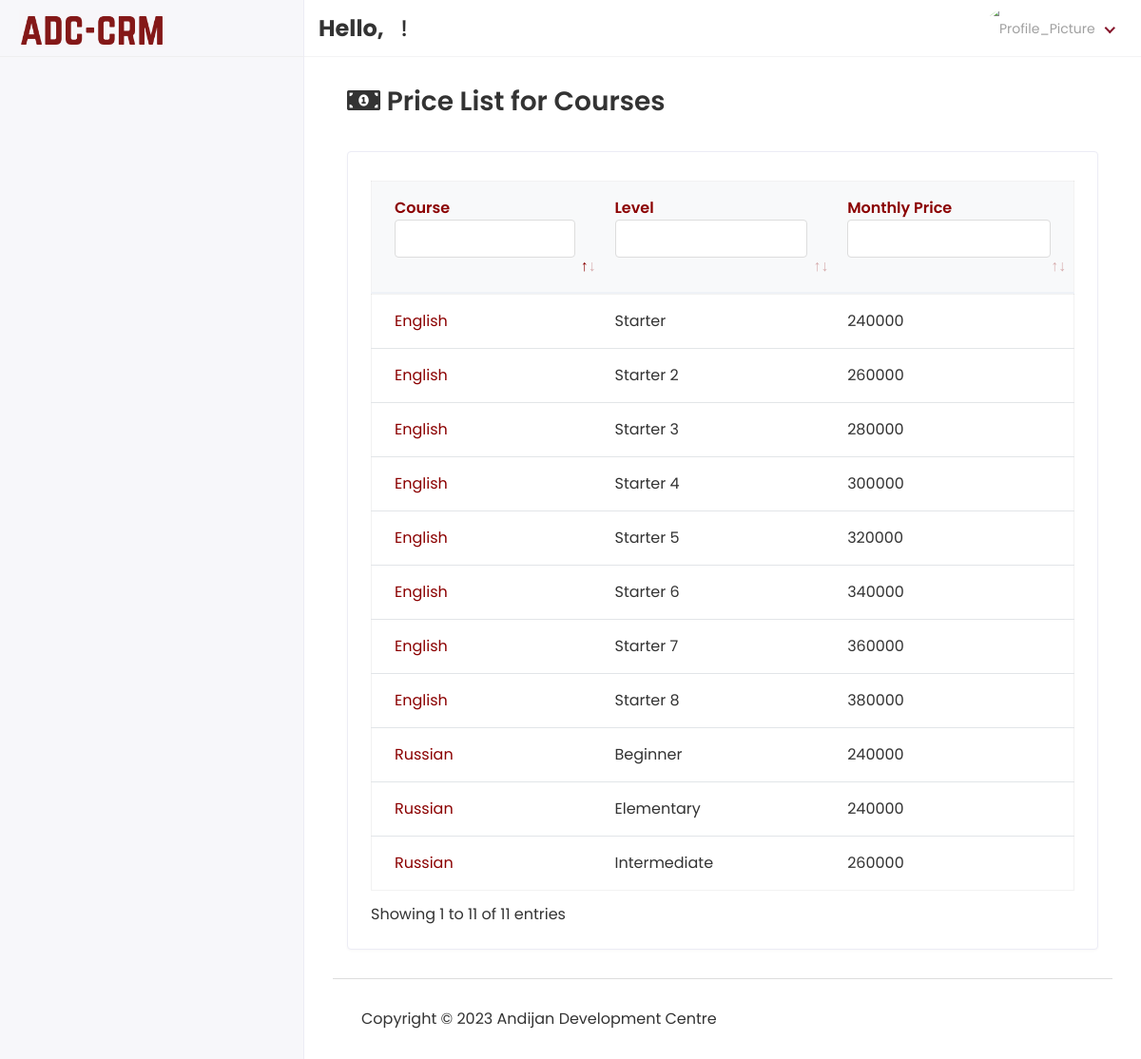
Screenshot of /Hod/Finance/Pricelist with the database file from the repository.
### app/models.py (models this page shows, shortened)
class PriceList(models.Model):
    course_name = models.CharField(max_length=255)
    course_level = models.CharField(max_length=255, blank=True, null=True)
    price = models.CharField(max_length=255)
    created_at = models.DateTimeField(auto_now_add=True)
    class Meta:
        verbose_name_plural = "Price List"

### ADC_school_project/Hod_Views.py (the view)
# urls.py: path('Hod/Finance/Pricelist', Hod_Views.PRICE_LIST, name="price_list"),
def PRICE_LIST(request):
    prices = PriceList.objects.all()
    context = {
        'prices': prices
    }
    return render(request, 'Hod/price_list.html', context)

### templates/Hod/price_list.html (shortened to what this page needs)
{% extends 'base.html' %}
{% block content %}
    <div class="content container-fluid">
               <div class="page-header">
                  <div class="row align-items-center">
                     <div class="col">
                        <h3 class="page-title"><i class="fas fa-money-bill-alt"></i> Price List for Courses</h3>
                     </div>
                  </div>
               </div>
               <div class="row">
                  <div class="col-sm-12">
                     <div class="card card-table">
                        <div class="card-body">
                           <div class="table-responsive table-hover">
                              <table class="data-table table" style="width: 100%; table-layout: auto;">
  <thead class="thead-light">
    <tr>
      <th style="color: darkred">Course</th>
        <th style="color: darkred"> Level</th>
      <th style="color: darkred">Monthly Price</th>
    </tr>
  </thead>
  <tbody>
    {% for price in prices %}
    <tr>
      <td style="color: darkred">
        {{ price.course_name }}
      </td>
        <td style="color: dark">
        {{ price.course_level }}
      </td>
      <td style="color: dark">{{ price.price }}</td>
    </tr>
{% endfor %}
  </tbody>
</table>
                           </div>
                        </div>
                     </div>
                  </div>
               </div>
            </div>
{% endblock %}

### static/assets/css/style.css (style rules this page uses)
html { height: 100%; }
body { background-color: #fff; color: #333; font-family: 'Poppins', sans-serif; font-size: 1rem; height: 100%; line-height: 1.5; overflow-x: hidden; }
h1, h2, h3, h4, h5, h6 { font-family: 'Poppins', sans-serif; margin-top: 0; }
.table { color: #333; max-width: 100%; margin-bottom: 0; width: 100%; }
.table.dataTable { border-collapse: collapse !important; border: 1px solid rgba(0, 0, 0, 0.05); }
.table thead tr th { font-weight: 600; }
.table tbody tr { border-bottom: 1px solid rgba(0, 0, 0, 0.05); }
.card-table .card-body .table > thead > tr > th { border-top: 0; }
.card-table .card-body .table tr td:first-child, .card-table .card-body .table tr th:first-child { padding-left: 1.5rem; }
.card-table .card-body .table tr td:last-child, .card-table .card-body .table tr th:last-child { padding-right: 1.5rem; }
.card-table .table td, .card-table .table th { border-top: 1px solid #e2e5e8; padding: 1rem 0.75rem; white-space: nowrap; }
.table .thead-light th { color: #495057; background-color: #f8f9fa; border-color: #eff2f7; }
.table-responsive { display: block; width: 100%; overflow-x: auto; }
.card { border: 1px solid #ececf5; box-shadow: 0 1px 3px 0 rgba(0, 0, 0, 0.03); margin-bottom: 1.875rem; }
.card-body { padding: 1.5rem; }
.page-header { margin-bottom: 1.875rem; }
.page-title { font-size: 28px; font-weight: 600; color: #333; margin-bottom: 5px; }
th, td { white-space: nowrap; }

### rows the page displays
PriceList: course_name "English", course_level "Starter", price "240000"
PriceList: course_name "English", course_level "Starter 2", price "260000"
PriceList: course_name "English", course_level "Starter 3", price "280000"
PriceList: course_name "English", course_level "Starter 4", price "300000"
PriceList: course_name "English", course_level "Starter 5", price "320000"
PriceList: course_name "English", course_level "Starter 6", price "340000"
PriceList: course_name "English", course_level "Starter 7", price "360000"
PriceList: course_name "English", course_level "Starter 8", price "380000"
PriceList: course_name "Russian", course_level "Beginner", price "240000"
PriceList: course_name "Russian", course_level "Elementary", price "240000"
PriceList: course_name "Russian", course_level "Intermediate", price "260000"
